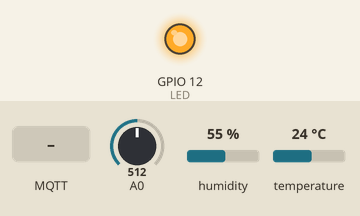
A sketch run on a simulated ESP8266 (NodeMCU). Parts: output pins drawn as LEDs (lit = HIGH). The inputs (shaded band) are chosen by the test bench; at power-on: A0 = 512, humidity 55 %, temperature 24 °C. WiFi joins after 1.5 s; servers stay silent unless stated; no MQTT or app messages arrive unless stated; what the sketch prints to the serial monitor is not drawn.

Above: at 3.2 s.
3.3 s: MQTT message "on" arrives on the first subscribed topic
At 4.0 s:
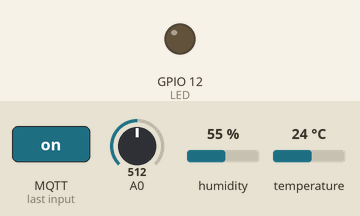
10.8 s: MQTT message "off" arrives on the first subscribed topic
At 12.0 s:
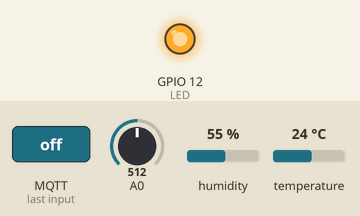
Timing chart, 0 to 13.8 s (numbered marks = the images above; inputs shaded):
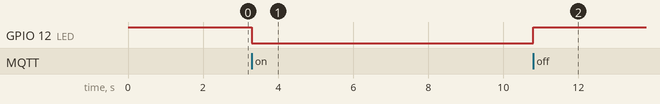

Measured:
- after the input at 3.3 s, GPIO 12 (LED): HIGH → LOW at once
- after the input at 10.8 s, GPIO 12 (LED): LOW → HIGH at once

The sketch:

Workshop7.ino
```cpp
#include <ESP8266WiFi.h>
#include <PubSubClient.h>
#include <Wire.h>
#include "DHT.h"
#define DHTPIN 0    // what digital pin we're connected to
#define DHTTYPE DHT11   // DHT 11
#define LM73_ADDR 0x4D
#define LED 12

DHT dht(DHTPIN, DHTTYPE);

const char* ssid = "AP";
const char* password = "1234567890";
const char* mqtt_server = "broker.netpie.io";
const int mqtt_port = 1883;
const char* mqtt_Client = "4c1e7409-ba71-4c85-bb22-e33c0ebe1db6";
const char* mqtt_username = "KRVNioqgbGRZVEwHqH3z5VdPxVQHT2Us";
const char* mqtt_password = "qK(3PpW1U~czp35l4tZ!bDPWN5qaPMG2";

int temperature = 0;
int light = 0;
int analog_value = 0;
char msg[100];
long lastMsg = 0;

WiFiClient espClient;
PubSubClient client(espClient);

float readTemperature() {
  float Temp = dht.readTemperature();
  return Temp;
}

float readlight() {
  analog_value = analogRead(36);
  if (analog_value > 1000) {
    analog_value = 1000;
  }
  int light = (1000 - analog_value) * 100 / 1000;
  return light;
}

void reconnect() {
  while (!client.connected()) {
    Serial.print("Attempting NETPIE2020 connection…");
    if (client.connect(mqtt_Client, mqtt_username, mqtt_password)) {
      Serial.println("NETPIE2020 connected");
      client.subscribe("@msg/led");
    }
    else {
      Serial.print("failed, rc=");
      Serial.print(client.state());
      Serial.println("try again in 5 seconds");
      delay(5000);
    }
  }
}

void callback(char* topic, byte* payload, unsigned int length) {
  Serial.print("Message arrived [");
  Serial.print(topic);
  Serial.print("] ");
  String message;
  for (int i = 0; i < length; i++) {
    message = message + (char)payload[i];
  }
  Serial.println(message);

  if(String(topic) == "@msg/led") {
    if (message == "on"){
      digitalWrite(LED,0);
      client.publish("@shadow/data/update", "{\"data\" : {\"led\" : \"on\"}}");
      Serial.println("LED ON");
    }
    else if (message == "off") {
      digitalWrite(LED,1);
      client.publish("@shadow/data/update", "{\"data\" : {\"led\" : \"off\"}}");
      Serial.println("LED OFF");
    }
  }
}

void setup() {
  Serial.begin(115200);
  dht.begin();
  pinMode(LED,OUTPUT);
  digitalWrite(LED,1);
  Serial.println("Starting...");
  if (WiFi.begin(ssid, password)) {
    while (WiFi.status() != WL_CONNECTED) {
      delay(1000);
      Serial.print(".");
    }
  }
  Serial.println("WiFi connected");
  Serial.println("IP address: ");
  Serial.println(WiFi.localIP());
  client.setServer(mqtt_server, mqtt_port);
  client.setCallback(callback);
}

void loop() {
  if (!client.connected()) {
    reconnect();
  }
  client.loop();
  temperature = readTemperature();
  light = readlight();
  String place = "NECTEC";

  long now = millis();
  if (now - lastMsg > 10000) {
    lastMsg = now;
    String data = "{\"data\": {\"temperature\":" + String(temperature) + ", \"light\":" + String(light) + ", \"place\": \"" +  String(place) + "\"}}";
    Serial.println(data);
    data.toCharArray(msg, (data.length() + 1));
    client.publish("@shadow/data/update", msg);
  }
  delay(1);
}
```
